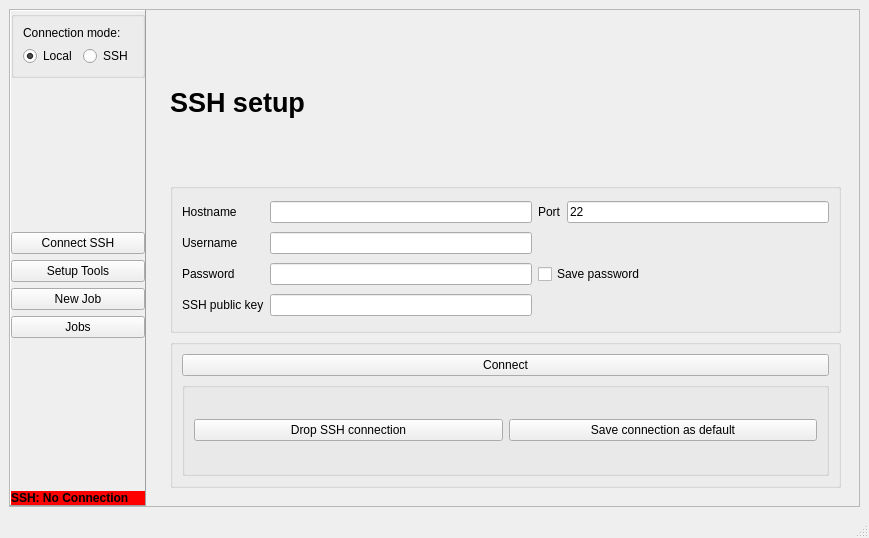
<?xml version="1.0" encoding="UTF-8"?>
<ui version="4.0">
 <class>MainWindow</class>
 <widget class="QMainWindow" name="MainWindow">
  <property name="geometry">
   <rect>
    <x>0</x>
    <y>0</y>
    <width>869</width>
    <height>538</height>
   </rect>
  </property>
  <property name="windowTitle">
   <string>MainWindow</string>
  </property>
  <widget class="QWidget" name="centralwidget">
   <layout class="QGridLayout" name="gridLayout_2">
    <item row="0" column="0">
     <widget class="QFrame" name="frame_main">
      <property name="frameShape">
       <enum>QFrame::StyledPanel</enum>
      </property>
      <property name="frameShadow">
       <enum>QFrame::Raised</enum>
      </property>
      <layout class="QHBoxLayout" name="horizontalLayout">
       <property name="leftMargin">
        <number>0</number>
       </property>
       <property name="topMargin">
        <number>0</number>
       </property>
       <property name="rightMargin">
        <number>0</number>
       </property>
       <property name="bottomMargin">
        <number>0</number>
       </property>
       <item>
        <widget class="QFrame" name="frame_sidebar">
         <property name="frameShape">
          <enum>QFrame::Panel</enum>
         </property>
         <property name="frameShadow">
          <enum>QFrame::Raised</enum>
         </property>
         <layout class="QVBoxLayout" name="verticalLayout">
          <property name="leftMargin">
           <number>0</number>
          </property>
          <property name="topMargin">
           <number>0</number>
          </property>
          <property name="rightMargin">
           <number>0</number>
          </property>
          <property name="bottomMargin">
           <number>0</number>
          </property>
          <item>
           <widget class="QGroupBox" name="groupBox_connectionmode">
            <property name="title">
             <string/>
            </property>
            <layout class="QFormLayout" name="formLayout">
             <item row="0" column="0" colspan="2">
              <widget class="QLabel" name="label">
               <property name="text">
                <string>Connection mode:</string>
               </property>
              </widget>
             </item>
             <item row="1" column="0">
              <widget class="QRadioButton" name="radioButton_mode_local">
               <property name="text">
                <string>Local</string>
               </property>
               <property name="checked">
                <bool>true</bool>
               </property>
              </widget>
             </item>
             <item row="1" column="1">
              <widget class="QRadioButton" name="radioButton_mode_ssh">
               <property name="text">
                <string>SSH</string>
               </property>
               <property name="checked">
                <bool>false</bool>
               </property>
              </widget>
             </item>
            </layout>
           </widget>
          </item>
          <item>
           <spacer name="verticalSpacer">
            <property name="orientation">
             <enum>Qt::Vertical</enum>
            </property>
            <property name="sizeHint" stdset="0">
             <size>
              <width>20</width>
              <height>40</height>
             </size>
            </property>
           </spacer>
          </item>
          <item>
           <widget class="QPushButton" name="pushButton_nav_ssh">
            <property name="maximumSize">
             <size>
              <width>16777215</width>
              <height>16777215</height>
             </size>
            </property>
            <property name="text">
             <string>Connect SSH</string>
            </property>
           </widget>
          </item>
          <item>
           <widget class="QPushButton" name="pushButton_nav_tools">
            <property name="text">
             <string>Setup Tools</string>
            </property>
           </widget>
          </item>
          <item>
           <widget class="QPushButton" name="pushButton_nav_run">
            <property name="text">
             <string>New Job</string>
            </property>
           </widget>
          </item>
          <item>
           <widget class="QPushButton" name="pushButton_nav_jobs">
            <property name="text">
             <string>Jobs</string>
            </property>
           </widget>
          </item>
          <item>
           <spacer name="verticalSpacer_2">
            <property name="orientation">
             <enum>Qt::Vertical</enum>
            </property>
            <property name="sizeHint" stdset="0">
             <size>
              <width>20</width>
              <height>40</height>
             </size>
            </property>
           </spacer>
          </item>
          <item>
           <widget class="QLabel" name="label_ssh_connection">
            <property name="font">
             <font>
              <weight>75</weight>
              <bold>true</bold>
             </font>
            </property>
            <property name="styleSheet">
             <string notr="true">background-color: red</string>
            </property>
            <property name="text">
             <string>SSH: No Connection</string>
            </property>
            <property name="wordWrap">
             <bool>false</bool>
            </property>
            <property name="margin">
             <number>10</number>
            </property>
           </widget>
          </item>
         </layout>
        </widget>
       </item>
       <item>
        <widget class="QStackedWidget" name="stackedWidget_pages">
         <property name="currentIndex">
          <number>0</number>
         </property>
         <widget class="QWidget" name="page_ssh">
          <layout class="QGridLayout" name="gridLayout">
           <item row="0" column="0">
            <widget class="QWidget" name="widget_ssh_setup" native="true">
             <layout class="QGridLayout" name="gridLayout_4">
              <item row="0" column="0">
               <widget class="QLabel" name="label_ssh_title">
                <property name="font">
                 <font>
                  <pointsize>20</pointsize>
                  <weight>75</weight>
                  <bold>true</bold>
                 </font>
                </property>
                <property name="text">
                 <string>SSH setup</string>
                </property>
               </widget>
              </item>
              <item row="1" column="0">
               <widget class="QGroupBox" name="groupBox_connect_fields">
                <property name="title">
                 <string/>
                </property>
                <layout class="QGridLayout" name="gridLayout_3">
                 <item row="4" column="1">
                  <widget class="QLineEdit" name="lineEdit_publickey"/>
                 </item>
                 <item row="1" column="0">
                  <widget class="QLabel" name="label_username">
                   <property name="text">
                    <string>Username</string>
                   </property>
                  </widget>
                 </item>
                 <item row="0" column="2">
                  <widget class="QLabel" name="label_port">
                   <property name="text">
                    <string>Port</string>
                   </property>
                  </widget>
                 </item>
                 <item row="0" column="3">
                  <widget class="QLineEdit" name="lineEdit_port">
                   <property name="inputMethodHints">
                    <set>Qt::ImhDigitsOnly</set>
                   </property>
                   <property name="text">
                    <string>22</string>
                   </property>
                  </widget>
                 </item>
                 <item row="0" column="1">
                  <widget class="QLineEdit" name="lineEdit_host">
                   <property name="sizePolicy">
                    <sizepolicy hsizetype="Expanding" vsizetype="Fixed">
                     <horstretch>0</horstretch>
                     <verstretch>0</verstretch>
                    </sizepolicy>
                   </property>
                   <property name="minimumSize">
                    <size>
                     <width>200</width>
                     <height>0</height>
                    </size>
                   </property>
                   <property name="sizeIncrement">
                    <size>
                     <width>0</width>
                     <height>0</height>
                    </size>
                   </property>
                  </widget>
                 </item>
                 <item row="4" column="0">
                  <widget class="QLabel" name="label_publickey">
                   <property name="text">
                    <string>SSH public key</string>
                   </property>
                  </widget>
                 </item>
                 <item row="3" column="0">
                  <widget class="QLabel" name="label_password">
                   <property name="text">
                    <string>Password</string>
                   </property>
                  </widget>
                 </item>
                 <item row="1" column="1">
                  <widget class="QLineEdit" name="lineEdit_username"/>
                 </item>
                 <item row="0" column="0">
                  <widget class="QLabel" name="label_hostname">
                   <property name="text">
                    <string>Hostname</string>
                   </property>
                  </widget>
                 </item>
                 <item row="3" column="1">
                  <widget class="QLineEdit" name="lineEdit_password">
                   <property name="echoMode">
                    <enum>QLineEdit::Password</enum>
                   </property>
                  </widget>
                 </item>
                 <item row="3" column="2" colspan="2">
                  <widget class="QCheckBox" name="checkBox_save_password">
                   <property name="text">
                    <string>Save password</string>
                   </property>
                  </widget>
                 </item>
                </layout>
               </widget>
              </item>
              <item row="2" column="0">
               <widget class="QGroupBox" name="groupBox_3">
                <property name="title">
                 <string/>
                </property>
                <layout class="QVBoxLayout" name="verticalLayout_2">
                 <item>
                  <widget class="QPushButton" name="pushButton_connect">
                   <property name="text">
                    <string>Connect</string>
                   </property>
                  </widget>
                 </item>
                 <item>
                  <widget class="QGroupBox" name="groupBox_16">
                   <property name="title">
                    <string/>
                   </property>
                   <layout class="QHBoxLayout" name="horizontalLayout_6">
                    <item>
                     <widget class="QPushButton" name="pushButton_drop_connection">
                      <property name="text">
                       <string>Drop SSH connection</string>
                      </property>
                     </widget>
                    </item>
                    <item>
                     <widget class="QPushButton" name="pushButton_saveconnection">
                      <property name="text">
                       <string>Save connection as default</string>
                      </property>
                     </widget>
                    </item>
                   </layout>
                  </widget>
                 </item>
                </layout>
               </widget>
              </item>
             </layout>
            </widget>
           </item>
          </layout>
         </widget>
         <widget class="QWidget" name="page_tools">
          <widget class="QWidget" name="widget_tool_setup" native="true">
           <property name="geometry">
            <rect>
             <x>0</x>
             <y>0</y>
             <width>350</width>
             <height>441</height>
            </rect>
           </property>
           <layout class="QGridLayout" name="gridLayout_9">
            <item row="1" column="0" colspan="2">
             <widget class="QLabel" name="label_8">
              <property name="text">
               <string>Tools location depend on Connection mode. If connection mode is Local. Tools should be local aswell. If SSH selected, tools should be located on the SSH machine.</string>
              </property>
              <property name="wordWrap">
               <bool>true</bool>
              </property>
             </widget>
            </item>
            <item row="0" column="0">
             <widget class="QLabel" name="label_3">
              <property name="maximumSize">
               <size>
                <width>16777215</width>
                <height>25</height>
               </size>
              </property>
              <property name="sizeIncrement">
               <size>
                <width>0</width>
                <height>0</height>
               </size>
              </property>
              <property name="font">
               <font>
                <pointsize>20</pointsize>
                <weight>75</weight>
                <bold>true</bold>
               </font>
              </property>
              <property name="text">
               <string>Tool setup</string>
              </property>
             </widget>
            </item>
            <item row="3" column="0" colspan="2">
             <widget class="QGroupBox" name="groupBox_4">
              <property name="title">
               <string/>
              </property>
              <layout class="QHBoxLayout" name="horizontalLayout_4">
               <item>
                <widget class="QPushButton" name="pushButton_save_paths">
                 <property name="text">
                  <string>Save as defaults</string>
                 </property>
                </widget>
               </item>
              </layout>
             </widget>
            </item>
            <item row="2" column="0" colspan="2">
             <widget class="QGroupBox" name="groupBox_5">
              <property name="title">
               <string/>
              </property>
              <layout class="QGridLayout" name="gridLayout_6">
               <item row="7" column="2">
                <widget class="QLineEdit" name="lineEdit_fastqc_path">
                 <property name="sizePolicy">
                  <sizepolicy hsizetype="Expanding" vsizetype="Fixed">
                   <horstretch>0</horstretch>
                   <verstretch>0</verstretch>
                  </sizepolicy>
                 </property>
                 <property name="minimumSize">
                  <size>
                   <width>200</width>
                   <height>0</height>
                  </size>
                 </property>
                 <property name="sizeIncrement">
                  <size>
                   <width>0</width>
                   <height>0</height>
                  </size>
                 </property>
                 <property name="placeholderText">
                  <string>Path to Fastqc</string>
                 </property>
                 <property name="clearButtonEnabled">
                  <bool>true</bool>
                 </property>
                </widget>
               </item>
               <item row="3" column="2">
                <widget class="QLineEdit" name="lineEdit_trimgalore_path">
                 <property name="placeholderText">
                  <string>Path to trimgalore</string>
                 </property>
                 <property name="clearButtonEnabled">
                  <bool>true</bool>
                 </property>
                </widget>
               </item>
               <item row="6" column="2">
                <widget class="QLineEdit" name="lineEdit_minimap_path">
                 <property name="placeholderText">
                  <string>Path to minimap2</string>
                 </property>
                 <property name="clearButtonEnabled">
                  <bool>true</bool>
                 </property>
                </widget>
               </item>
               <item row="6" column="0">
                <widget class="QLabel" name="label_minimap_path">
                 <property name="text">
                  <string>minimap2</string>
                 </property>
                </widget>
               </item>
               <item row="5" column="2">
                <widget class="QLineEdit" name="lineEdit_cutadapt_path">
                 <property name="echoMode">
                  <enum>QLineEdit::Normal</enum>
                 </property>
                 <property name="placeholderText">
                  <string>Path to cutadapt</string>
                 </property>
                 <property name="clearButtonEnabled">
                  <bool>true</bool>
                 </property>
                </widget>
               </item>
               <item row="7" column="0">
                <widget class="QLabel" name="label_fastqc_path">
                 <property name="text">
                  <string>Fastqc</string>
                 </property>
                </widget>
               </item>
               <item row="5" column="0">
                <widget class="QLabel" name="label_cutadapt_path">
                 <property name="text">
                  <string>cutadapt</string>
                 </property>
                </widget>
               </item>
               <item row="1" column="0">
                <widget class="QLabel" name="label_pipeline_script_path">
                 <property name="text">
                  <string>Pipeline script</string>
                 </property>
                </widget>
               </item>
               <item row="3" column="0">
                <widget class="QLabel" name="label_trimgalore">
                 <property name="text">
                  <string>trimgalore</string>
                 </property>
                </widget>
               </item>
               <item row="1" column="2">
                <widget class="QLineEdit" name="lineEdit_pipeline_script_path">
                 <property name="sizePolicy">
                  <sizepolicy hsizetype="Expanding" vsizetype="Fixed">
                   <horstretch>0</horstretch>
                   <verstretch>0</verstretch>
                  </sizepolicy>
                 </property>
                 <property name="minimumSize">
                  <size>
                   <width>200</width>
                   <height>0</height>
                  </size>
                 </property>
                 <property name="sizeIncrement">
                  <size>
                   <width>0</width>
                   <height>0</height>
                  </size>
                 </property>
                 <property name="placeholderText">
                  <string>path to directory that contains main.py</string>
                 </property>
                 <property name="clearButtonEnabled">
                  <bool>true</bool>
                 </property>
                </widget>
               </item>
               <item row="8" column="0">
                <widget class="QLabel" name="label_featurecount">
                 <property name="text">
                  <string>Featurecount</string>
                 </property>
                </widget>
               </item>
               <item row="9" column="0">
                <widget class="QLabel" name="label_multiqc">
                 <property name="text">
                  <string>MultiQc</string>
                 </property>
                </widget>
               </item>
               <item row="8" column="2">
                <widget class="QLineEdit" name="lineEdit_feature_path">
                 <property name="sizePolicy">
                  <sizepolicy hsizetype="Expanding" vsizetype="Fixed">
                   <horstretch>0</horstretch>
                   <verstretch>0</verstretch>
                  </sizepolicy>
                 </property>
                 <property name="minimumSize">
                  <size>
                   <width>200</width>
                   <height>0</height>
                  </size>
                 </property>
                 <property name="sizeIncrement">
                  <size>
                   <width>0</width>
                   <height>0</height>
                  </size>
                 </property>
                 <property name="placeholderText">
                  <string>Path to Featurecount</string>
                 </property>
                 <property name="clearButtonEnabled">
                  <bool>true</bool>
                 </property>
                </widget>
               </item>
               <item row="9" column="2">
                <widget class="QLineEdit" name="lineEdit_multiqc_path">
                 <property name="sizePolicy">
                  <sizepolicy hsizetype="Expanding" vsizetype="Fixed">
                   <horstretch>0</horstretch>
                   <verstretch>0</verstretch>
                  </sizepolicy>
                 </property>
                 <property name="minimumSize">
                  <size>
                   <width>200</width>
                   <height>0</height>
                  </size>
                 </property>
                 <property name="sizeIncrement">
                  <size>
                   <width>0</width>
                   <height>0</height>
                  </size>
                 </property>
                 <property name="placeholderText">
                  <string>Path to MultiQc</string>
                 </property>
                 <property name="clearButtonEnabled">
                  <bool>true</bool>
                 </property>
                </widget>
               </item>
              </layout>
             </widget>
            </item>
           </layout>
          </widget>
         </widget>
         <widget class="QWidget" name="page_run">
          <layout class="QGridLayout" name="gridLayout_14">
           <item row="0" column="0">
            <widget class="QWidget" name="widget_tool_setup_2" native="true">
             <layout class="QGridLayout" name="gridLayout_7">
              <item row="1" column="0" colspan="2">
               <widget class="QGroupBox" name="groupBox_6">
                <property name="title">
                 <string/>
                </property>
                <property name="flat">
                 <bool>false</bool>
                </property>
                <layout class="QGridLayout" name="gridLayout_8">
                 <item row="3" column="0" colspan="2">
                  <widget class="QGroupBox" name="groupBox">
                   <property name="title">
                    <string/>
                   </property>
                   <layout class="QGridLayout" name="gridLayout_11">
                    <item row="0" column="1" colspan="3">
                     <widget class="QLineEdit" name="lineEdit_pipeline_output">
                      <property name="sizePolicy">
                       <sizepolicy hsizetype="Expanding" vsizetype="Fixed">
                        <horstretch>0</horstretch>
                        <verstretch>0</verstretch>
                       </sizepolicy>
                      </property>
                      <property name="minimumSize">
                       <size>
                        <width>200</width>
                        <height>0</height>
                       </size>
                      </property>
                      <property name="sizeIncrement">
                       <size>
                        <width>0</width>
                        <height>0</height>
                       </size>
                      </property>
                     </widget>
                    </item>
                    <item row="0" column="0">
                     <widget class="QLabel" name="label_pipeline_output_path">
                      <property name="text">
                       <string>Output path</string>
                      </property>
                     </widget>
                    </item>
                    <item row="1" column="2">
                     <widget class="QPushButton" name="pushButton_save_output">
                      <property name="text">
                       <string>Save as default</string>
                      </property>
                     </widget>
                    </item>
                    <item row="1" column="3">
                     <widget class="QPushButton" name="pushButton_verify_ouput">
                      <property name="text">
                       <string>Verifiy</string>
                      </property>
                     </widget>
                    </item>
                   </layout>
                  </widget>
                 </item>
                 <item row="2" column="1">
                  <widget class="QGroupBox" name="groupBox_9">
                   <property name="title">
                    <string/>
                   </property>
                   <property name="flat">
                    <bool>true</bool>
                   </property>
                   <layout class="QFormLayout" name="formLayout_2">
                    <item row="0" column="0">
                     <widget class="QLabel" name="label_skip">
                      <property name="text">
                       <string>Skip already processed</string>
                      </property>
                     </widget>
                    </item>
                    <item row="0" column="1">
                     <widget class="QCheckBox" name="checkBox_skip_files">
                      <property name="text">
                       <string/>
                      </property>
                     </widget>
                    </item>
                   </layout>
                  </widget>
                 </item>
                 <item row="2" column="0">
                  <widget class="QGroupBox" name="groupBox_8">
                   <property name="title">
                    <string/>
                   </property>
                   <property name="flat">
                    <bool>true</bool>
                   </property>
                   <layout class="QHBoxLayout" name="horizontalLayout_2">
                    <item>
                     <widget class="QLabel" name="label_threads">
                      <property name="text">
                       <string>Threads</string>
                      </property>
                     </widget>
                    </item>
                    <item>
                     <widget class="QSpinBox" name="spinBox_threads">
                      <property name="wrapping">
                       <bool>false</bool>
                      </property>
                      <property name="frame">
                       <bool>true</bool>
                      </property>
                      <property name="value">
                       <number>4</number>
                      </property>
                     </widget>
                    </item>
                   </layout>
                  </widget>
                 </item>
                </layout>
               </widget>
              </item>
              <item row="2" column="0">
               <widget class="QGroupBox" name="groupBox_10">
                <property name="title">
                 <string>Select file(s)</string>
                </property>
                <layout class="QVBoxLayout" name="verticalLayout_6">
                 <property name="spacing">
                  <number>0</number>
                 </property>
                 <property name="leftMargin">
                  <number>0</number>
                 </property>
                 <property name="topMargin">
                  <number>0</number>
                 </property>
                 <property name="rightMargin">
                  <number>0</number>
                 </property>
                 <property name="bottomMargin">
                  <number>0</number>
                 </property>
                 <item>
                  <widget class="QScrollArea" name="scrollArea_files">
                   <property name="widgetResizable">
                    <bool>true</bool>
                   </property>
                   <widget class="QWidget" name="scrollAreaWidgetContents">
                    <property name="geometry">
                     <rect>
                      <x>0</x>
                      <y>0</y>
                      <width>467</width>
                      <height>118</height>
                     </rect>
                    </property>
                    <layout class="QVBoxLayout" name="verticalLayout_files">
                     <property name="leftMargin">
                      <number>0</number>
                     </property>
                     <property name="topMargin">
                      <number>0</number>
                     </property>
                     <property name="rightMargin">
                      <number>0</number>
                     </property>
                     <property name="bottomMargin">
                      <number>0</number>
                     </property>
                     <item>
                      <widget class="QLabel" name="label_files">
                       <property name="font">
                        <font>
                         <pointsize>12</pointsize>
                         <italic>false</italic>
                         <strikeout>false</strikeout>
                         <kerning>true</kerning>
                        </font>
                       </property>
                       <property name="text">
                        <string>No files selected..... use Add file(s) to add files</string>
                       </property>
                      </widget>
                     </item>
                    </layout>
                   </widget>
                  </widget>
                 </item>
                 <item>
                  <widget class="QGroupBox" name="groupBox_11">
                   <property name="title">
                    <string/>
                   </property>
                   <layout class="QHBoxLayout" name="horizontalLayout_5">
                    <item>
                     <spacer name="horizontalSpacer">
                      <property name="orientation">
                       <enum>Qt::Horizontal</enum>
                      </property>
                      <property name="sizeHint" stdset="0">
                       <size>
                        <width>40</width>
                        <height>20</height>
                       </size>
                      </property>
                     </spacer>
                    </item>
                    <item>
                     <widget class="QPushButton" name="pushButton_addfiles">
                      <property name="text">
                       <string>Add file(s)</string>
                      </property>
                     </widget>
                    </item>
                   </layout>
                  </widget>
                 </item>
                </layout>
               </widget>
              </item>
              <item row="2" column="1">
               <widget class="QGroupBox" name="groupBox_7">
                <property name="title">
                 <string/>
                </property>
                <property name="flat">
                 <bool>true</bool>
                </property>
                <layout class="QVBoxLayout" name="verticalLayout_5">
                 <property name="leftMargin">
                  <number>0</number>
                 </property>
                 <property name="topMargin">
                  <number>0</number>
                 </property>
                 <property name="rightMargin">
                  <number>0</number>
                 </property>
                 <item>
                  <widget class="QPushButton" name="pushButton_run_pipeline">
                   <property name="minimumSize">
                    <size>
                     <width>0</width>
                     <height>120</height>
                    </size>
                   </property>
                   <property name="text">
                    <string>Run pipeline</string>
                   </property>
                   <property name="checkable">
                    <bool>false</bool>
                   </property>
                   <property name="autoDefault">
                    <bool>false</bool>
                   </property>
                   <property name="default">
                    <bool>false</bool>
                   </property>
                  </widget>
                 </item>
                </layout>
               </widget>
              </item>
              <item row="0" column="0">
               <widget class="QLabel" name="label_6">
                <property name="font">
                 <font>
                  <pointsize>20</pointsize>
                  <weight>75</weight>
                  <bold>true</bold>
                 </font>
                </property>
                <property name="text">
                 <string>Run pipeline</string>
                </property>
               </widget>
              </item>
             </layout>
            </widget>
           </item>
          </layout>
         </widget>
         <widget class="QWidget" name="page_ssh_files">
          <layout class="QGridLayout" name="gridLayout_5">
           <item row="0" column="0">
            <widget class="QFrame" name="frame_5">
             <property name="frameShape">
              <enum>QFrame::StyledPanel</enum>
             </property>
             <property name="frameShadow">
              <enum>QFrame::Raised</enum>
             </property>
             <layout class="QGridLayout" name="gridLayout_12">
              <property name="leftMargin">
               <number>0</number>
              </property>
              <property name="topMargin">
               <number>0</number>
              </property>
              <property name="rightMargin">
               <number>0</number>
              </property>
              <property name="bottomMargin">
               <number>0</number>
              </property>
              <item row="0" column="0">
               <widget class="QLabel" name="label_12">
                <property name="font">
                 <font>
                  <pointsize>20</pointsize>
                  <weight>75</weight>
                  <bold>true</bold>
                 </font>
                </property>
                <property name="text">
                 <string>SSH file selection</string>
                </property>
               </widget>
              </item>
              <item row="1" column="0">
               <widget class="QGroupBox" name="groupBox_18">
                <property name="title">
                 <string/>
                </property>
                <layout class="QHBoxLayout" name="horizontalLayout_8">
                 <property name="leftMargin">
                  <number>0</number>
                 </property>
                 <property name="topMargin">
                  <number>0</number>
                 </property>
                 <property name="rightMargin">
                  <number>0</number>
                 </property>
                 <property name="bottomMargin">
                  <number>0</number>
                 </property>
                 <item>
                  <widget class="QLabel" name="label_11">
                   <property name="text">
                    <string>Path:</string>
                   </property>
                  </widget>
                 </item>
                 <item>
                  <widget class="QLineEdit" name="lineEdit_file_path_ssh"/>
                 </item>
                 <item>
                  <widget class="QPushButton" name="pushButton_search_path">
                   <property name="text">
                    <string>Search</string>
                   </property>
                  </widget>
                 </item>
                </layout>
               </widget>
              </item>
              <item row="2" column="0">
               <widget class="QGroupBox" name="groupBox_19">
                <property name="title">
                 <string/>
                </property>
                <layout class="QGridLayout" name="gridLayout_13">
                 <item row="0" column="0" rowspan="2">
                  <widget class="QScrollArea" name="scrollArea_files_in_path">
                   <property name="widgetResizable">
                    <bool>true</bool>
                   </property>
                   <widget class="QWidget" name="scrollAreaWidgetContents_left">
                    <property name="geometry">
                     <rect>
                      <x>0</x>
                      <y>0</y>
                      <width>293</width>
                      <height>315</height>
                     </rect>
                    </property>
                    <layout class="QVBoxLayout" name="verticalLayout_left_ssh">
                     <property name="spacing">
                      <number>0</number>
                     </property>
                     <property name="topMargin">
                      <number>0</number>
                     </property>
                     <item>
                      <widget class="QLabel" name="label_ssh_left">
                       <property name="text">
                        <string>No files here (yet) add path and press search to populate</string>
                       </property>
                       <property name="wordWrap">
                        <bool>true</bool>
                       </property>
                      </widget>
                     </item>
                    </layout>
                   </widget>
                  </widget>
                 </item>
                 <item row="0" column="1">
                  <widget class="QScrollArea" name="scrollArea_files_selected">
                   <property name="widgetResizable">
                    <bool>true</bool>
                   </property>
                   <widget class="QWidget" name="scrollAreaWidgetContents_right">
                    <property name="geometry">
                     <rect>
                      <x>0</x>
                      <y>0</y>
                      <width>295</width>
                      <height>281</height>
                     </rect>
                    </property>
                    <layout class="QVBoxLayout" name="verticalLayout_ssh_right">
                     <property name="spacing">
                      <number>0</number>
                     </property>
                     <property name="leftMargin">
                      <number>6</number>
                     </property>
                     <property name="topMargin">
                      <number>0</number>
                     </property>
                     <property name="rightMargin">
                      <number>0</number>
                     </property>
                     <property name="bottomMargin">
                      <number>0</number>
                     </property>
                     <item>
                      <widget class="QLabel" name="label_ssh_right">
                       <property name="text">
                        <string>No files here (yet) after searching press on the add buttons to populate </string>
                       </property>
                       <property name="wordWrap">
                        <bool>true</bool>
                       </property>
                      </widget>
                     </item>
                    </layout>
                   </widget>
                  </widget>
                 </item>
                 <item row="1" column="1">
                  <widget class="QPushButton" name="pushButton_ssh_file_continue">
                   <property name="text">
                    <string>Continue</string>
                   </property>
                  </widget>
                 </item>
                </layout>
               </widget>
              </item>
             </layout>
            </widget>
           </item>
          </layout>
         </widget>
         <widget class="QWidget" name="page_jobs">
          <layout class="QGridLayout" name="gridLayout_15">
           <item row="0" column="0">
            <widget class="QWidget" name="widget_tool_setup_3" native="true">
             <layout class="QGridLayout" name="gridLayout_10">
              <item row="0" column="0">
               <widget class="QLabel" name="label_14">
                <property name="font">
                 <font>
                  <pointsize>20</pointsize>
                  <weight>75</weight>
                  <bold>true</bold>
                 </font>
                </property>
                <property name="text">
                 <string>Jobs</string>
                </property>
               </widget>
              </item>
              <item row="1" column="0">
               <widget class="QGroupBox" name="groupBox_jobs">
                <property name="title">
                 <string/>
                </property>
                <layout class="QVBoxLayout" name="verticalLayout_7">
                 <property name="spacing">
                  <number>0</number>
                 </property>
                 <property name="leftMargin">
                  <number>0</number>
                 </property>
                 <property name="topMargin">
                  <number>0</number>
                 </property>
                 <property name="rightMargin">
                  <number>0</number>
                 </property>
                 <property name="bottomMargin">
                  <number>0</number>
                 </property>
                 <item>
                  <widget class="QScrollArea" name="scrollArea_files_2">
                   <property name="widgetResizable">
                    <bool>true</bool>
                   </property>
                   <widget class="QWidget" name="scrollAreaWidgetContents_2">
                    <property name="geometry">
                     <rect>
                      <x>0</x>
                      <y>0</y>
                      <width>606</width>
                      <height>16</height>
                     </rect>
                    </property>
                    <property name="sizePolicy">
                     <sizepolicy hsizetype="Preferred" vsizetype="Fixed">
                      <horstretch>0</horstretch>
                      <verstretch>0</verstretch>
                     </sizepolicy>
                    </property>
                    <layout class="QVBoxLayout" name="verticalLayout_jobs">
                     <property name="spacing">
                      <number>0</number>
                     </property>
                     <property name="leftMargin">
                      <number>0</number>
                     </property>
                     <property name="topMargin">
                      <number>0</number>
                     </property>
                     <property name="rightMargin">
                      <number>0</number>
                     </property>
                     <property name="bottomMargin">
                      <number>0</number>
                     </property>
                     <item>
                      <widget class="QLabel" name="label_files_jobs">
                       <property name="maximumSize">
                        <size>
                         <width>16777215</width>
                         <height>25</height>
                        </size>
                       </property>
                       <property name="font">
                        <font>
                         <pointsize>12</pointsize>
                         <italic>false</italic>
                         <strikeout>false</strikeout>
                         <kerning>true</kerning>
                        </font>
                       </property>
                       <property name="text">
                        <string>No jobs</string>
                       </property>
                       <property name="alignment">
                        <set>Qt::AlignCenter</set>
                       </property>
                      </widget>
                     </item>
                    </layout>
                   </widget>
                  </widget>
                 </item>
                 <item>
                  <widget class="QGroupBox" name="groupBox_1">
                   <property name="title">
                    <string/>
                   </property>
                   <layout class="QHBoxLayout" name="horizontalLayout_7">
                    <item>
                     <widget class="QLabel" name="label_active_jobs">
                      <property name="text">
                       <string>Active job(s):</string>
                      </property>
                      <property name="alignment">
                       <set>Qt::AlignRight|Qt::AlignTrailing|Qt::AlignVCenter</set>
                      </property>
                     </widget>
                    </item>
                    <item>
                     <widget class="QLabel" name="label_active_jobs_nr">
                      <property name="text">
                       <string>0</string>
                      </property>
                     </widget>
                    </item>
                    <item>
                     <widget class="QLabel" name="label_failed">
                      <property name="text">
                       <string>Failed job(s):</string>
                      </property>
                      <property name="alignment">
                       <set>Qt::AlignRight|Qt::AlignTrailing|Qt::AlignVCenter</set>
                      </property>
                     </widget>
                    </item>
                    <item>
                     <widget class="QLabel" name="label_failed_nr">
                      <property name="text">
                       <string>0</string>
                      </property>
                     </widget>
                    </item>
                   </layout>
                  </widget>
                 </item>
                </layout>
               </widget>
              </item>
             </layout>
            </widget>
           </item>
          </layout>
         </widget>
        </widget>
       </item>
      </layout>
     </widget>
    </item>
   </layout>
  </widget>
  <widget class="QMenuBar" name="menubar">
   <property name="geometry">
    <rect>
     <x>0</x>
     <y>0</y>
     <width>869</width>
     <height>22</height>
    </rect>
   </property>
  </widget>
  <widget class="QStatusBar" name="statusbar"/>
 </widget>
 <resources/>
 <connections/>
</ui>
